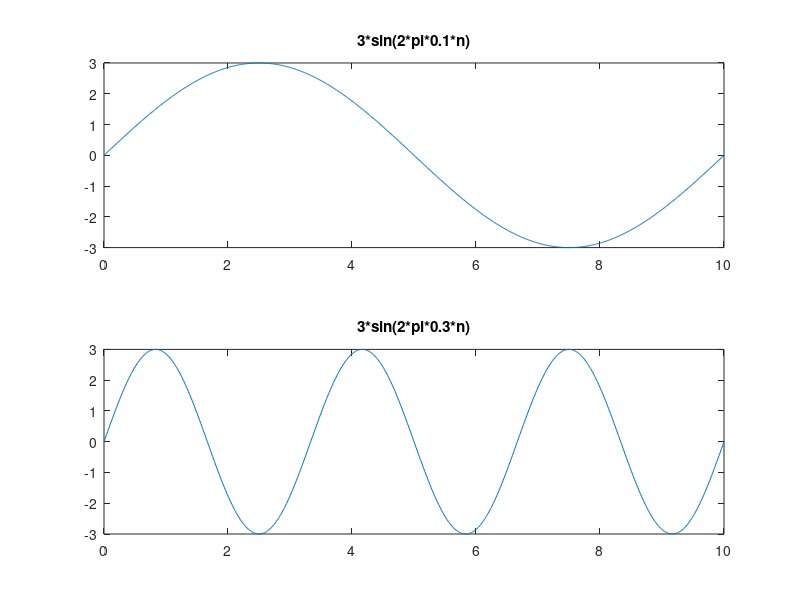

Here is the MATLAB script that generated this plot:
%We are going to inspect the properties of the DTFT
%first property we are going to start with is linearity

%Linear operations must satisfy the superposition principle
%The superposition we are looking for:
%DTFT{ax[n]+by[n]} = a*DTFT{x[n]} + b * DTFT{y[n]}


% Start with creating 2 sinusoidal signals.
% x[n] = sin(2*pi*0.1*n) & y[n] = sin(2*pi*0.3*n)
% our weight coefficients are a = 3, b = 2

n= 0:999; %1000 samples 


sine_1 = 3 * sin(2*pi*0.1*n);%to make it simple I multiplied our signal with 3 already. Because of a = 3
sine_2 = 2 * sin(2*pi*0.3*n);

%let's plot these signals.

%to obtain a more meaningful signal we can use another sample n
n_to_show = linspace(0,10,1000);%we know that sine_1 has the freq of 0.1 so its period is 10 and sine_2 has the period of 3 times than sine_1
sine_1_s = 3 * sin(2*pi*0.1*n_to_show);
sine_2_s = 3 * sin(2*pi*0.3*n_to_show);
%we are not going to use these variables while performing calculations
%they are only exist for plotting the graphs.


figure (1);
subplot(2,1,1)
plot(n_to_show,sine_1_s)
title('3*sin(2*pi*0.1*n)');


subplot(2,1,2)
plot(n_to_show,sine_2_s);
title('3*sin(2*pi*0.3*n)');

